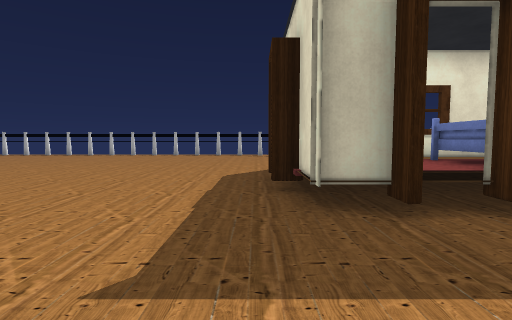
View 1 (above)

16 first-person views from a walk through a Unity game level. The camera is 1.5 m above the floor, tilts 4° down and sees 80° across. Doors are open. The floor is counted in squares, 1.8 m on a side. Each view is taken from the middle of a square. On the plan, view 1 faces up. The plan holds only what a view shows up to about 11 squares ahead; the rest is blank. The player character is not drawn. Some surface patterns are stand-ins.

View 2
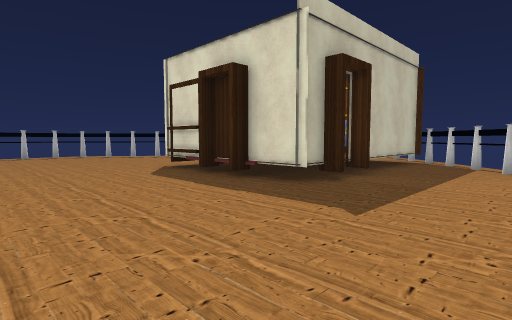

View 3
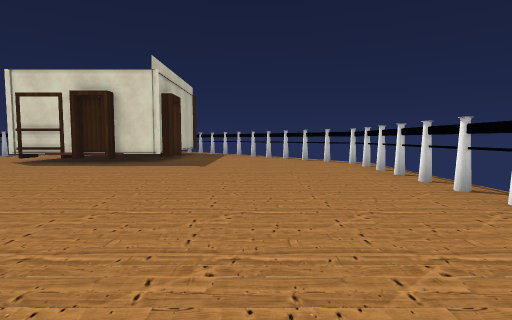

View 4
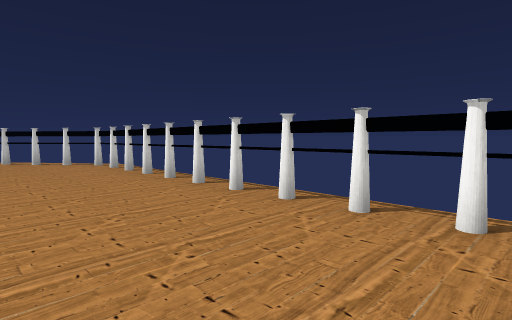

View 5
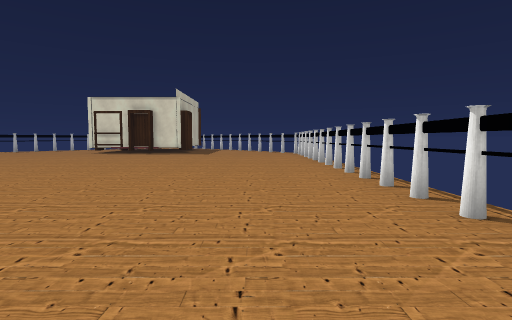

View 6
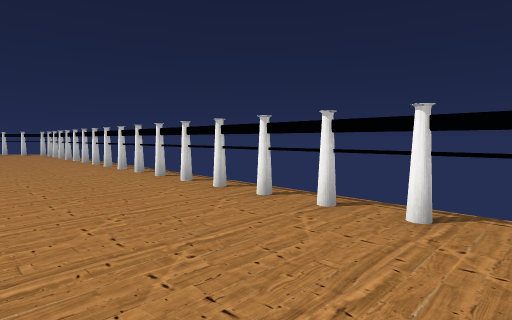

View 7
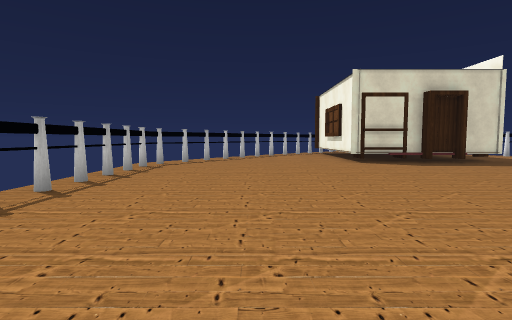

View 8
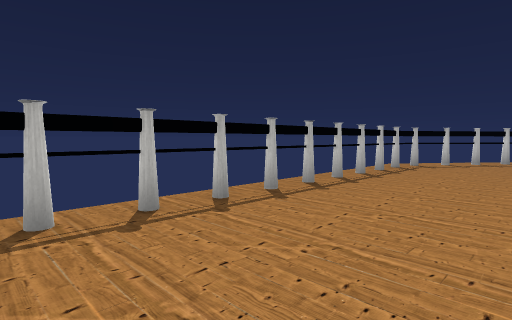

View 9
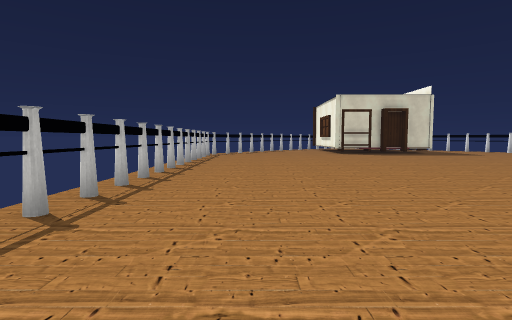

View 10
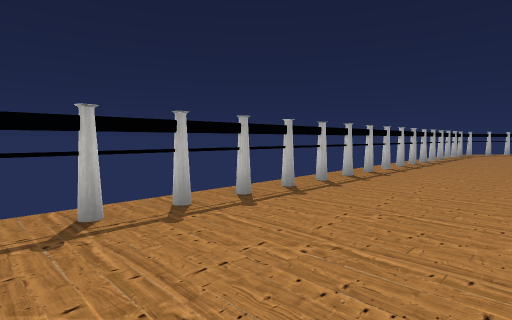

View 11
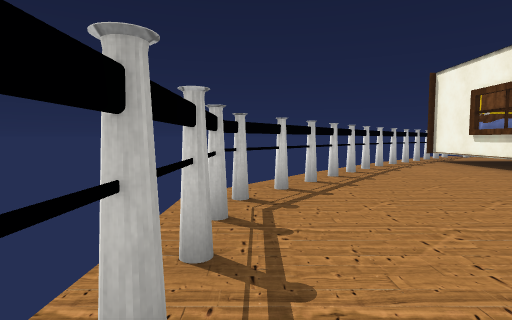

View 12
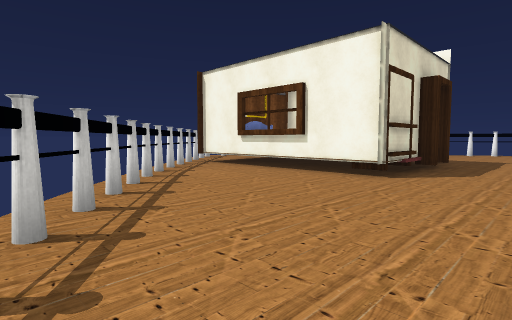

View 13
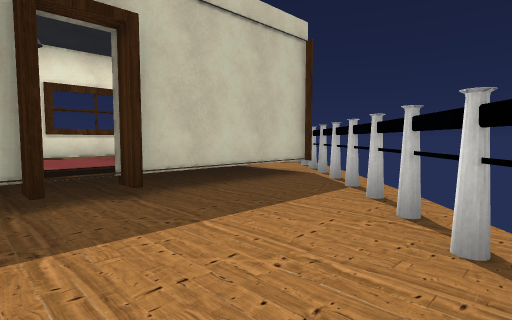

View 14
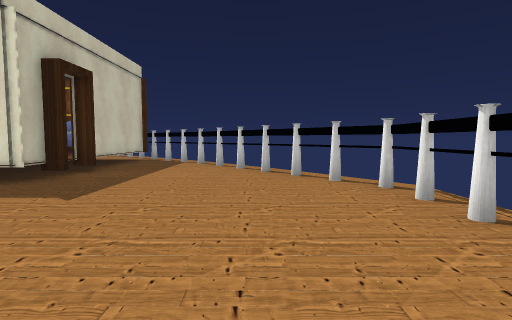

View 15
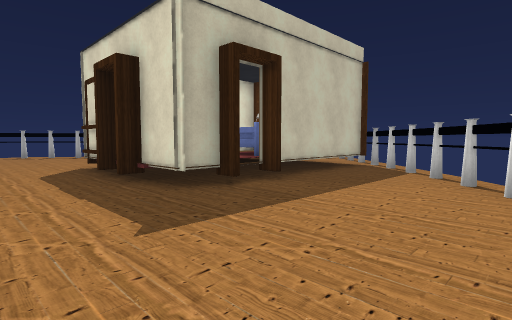

View 16
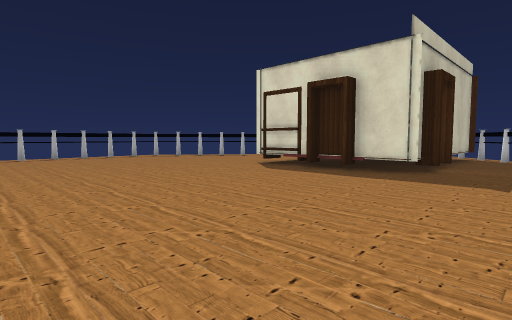

### Floor plan
Ten units are one square. View 1 is at (0, 0); x grows to the right and y downward. Boxes are objects, and circles mark ways between rooms. Rooms are numbered by the first view taken in them; rooms with no view inside come last. Other rooms are left out.
<svg viewBox="-185 -165 264 204">
<path fill="none" stroke="#000" d="M3 -62 8 -62M3 -51 8 -51M8 -60 2 -60M8 -49 2 -49M7 -33 7 -66M-73 32 -62 33M-96 32 -83 33M-94 -153 -106 -154M-83 -154 -95 -153M-61 -154 -74 -153M-52 32 -39 34M-106 33 -95 32M14 -84 71 -84M16 -31 16 -35 6 -35M-115 -154 -128 -153M-126 -153 -139 -154M-29 -153 -41 -154M-30 34 -18 32M-30 -154 -177 -154M-138 32 -126 34M-19 32 -8 34M28 -31 28 -37M-19 -155 -30 -153M-150 34 -137 32M-9 -154 -28 -154M-158 -154 -171 -153M-171 32 -159 34M29 -130 -1 -154M35 -124 30 -129M-178 33 1 33 61 -16M53 -9 63 -19M62 -19 74 -33M67 -96 53 -113M74 -35 17 -35M10 -46 5 -46M42 -46 20 -46M45 -84 26 -84"/>
<rect x="5" y="-85" width="10" height="20" fill="#bbb"><title>other object</title></rect>
<circle cx="20" cy="-40" r="3" fill="#2a7"/>
<text x="-80" y="-60">1</text>
<text x="30" y="-60">2</text>
</svg>
Room 1 opens to room 2.

Where each view was taken, in squares from view 1:
view 1: 0 up, 0 right, facing up
view 2: 0 up, 4 left, facing up-right
view 3: 0 up, 10 left, facing right
view 4: 0 up, 10 left, facing down-right
view 5: 1 down, 17 left, facing right
view 6: 0 up, 18 left, facing down-right
view 7: 12 up, 10 left, facing right
view 8: 12 up, 10 left, facing up-right
view 9: 13 up, 16 left, facing right
view 10: 12 up, 18 left, facing up-right
view 11: 15 up, 4 left, facing right
view 12: 15 up, 2 left, facing down-right
view 13: 1 down, 1 right, facing up-right
view 14: 1 down, 5 left, facing right
view 15: 1 down, 2 left, facing up-right
view 16: 1 up, 7 left, facing up-right
